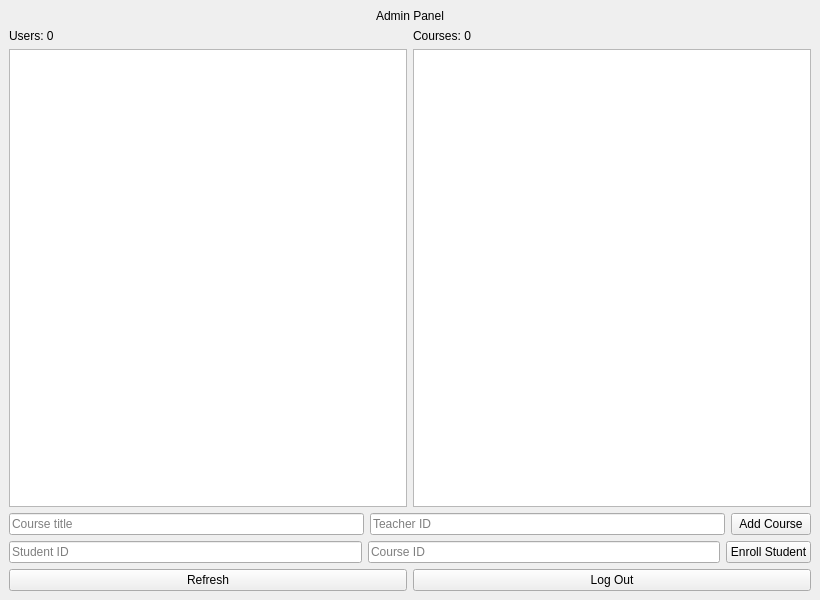
<?xml version="1.0" encoding="UTF-8"?>
<ui version="4.0">
 <class>AdminWindow</class>
 <widget class="QMainWindow" name="AdminWindow">
  <property name="geometry">
   <rect>
    <x>0</x>
    <y>0</y>
    <width>820</width>
    <height>600</height>
   </rect>
  </property>
  <property name="windowTitle">
   <string>Study.Table - Admin</string>
  </property>
  <widget class="QWidget" name="centralwidget">
   <layout class="QVBoxLayout" name="mainLayout">
    <item>
     <widget class="QLabel" name="titleLabel">
      <property name="text">
       <string>Admin Panel</string>
      </property>
      <property name="alignment">
       <set>Qt::AlignCenter</set>
      </property>
     </widget>
    </item>
    <item>
     <layout class="QHBoxLayout" name="statsLayout">
      <item>
       <widget class="QLabel" name="usersCountLabel">
        <property name="text">
         <string>Users: 0</string>
        </property>
       </widget>
      </item>
      <item>
       <widget class="QLabel" name="coursesCountLabel">
        <property name="text">
         <string>Courses: 0</string>
        </property>
       </widget>
      </item>
     </layout>
    </item>
    <item>
     <layout class="QHBoxLayout" name="listsLayout">
      <item>
       <widget class="QListWidget" name="usersListWidget"/>
      </item>
      <item>
       <widget class="QListWidget" name="coursesListWidget"/>
      </item>
     </layout>
    </item>
    <item>
     <layout class="QHBoxLayout" name="addCourseLayout">
      <item>
       <widget class="QLineEdit" name="courseTitleLineEdit">
        <property name="placeholderText">
         <string>Course title</string>
        </property>
       </widget>
      </item>
      <item>
       <widget class="QLineEdit" name="teacherIdLineEdit">
        <property name="placeholderText">
         <string>Teacher ID</string>
        </property>
       </widget>
      </item>
      <item>
       <widget class="QPushButton" name="addCourseButton">
        <property name="text">
         <string>Add Course</string>
        </property>
       </widget>
      </item>
     </layout>
    </item>
    <item>
     <layout class="QHBoxLayout" name="enrollLayout">
      <item>
       <widget class="QLineEdit" name="studentIdLineEdit">
        <property name="placeholderText">
         <string>Student ID</string>
        </property>
       </widget>
      </item>
      <item>
       <widget class="QLineEdit" name="courseIdLineEdit">
        <property name="placeholderText">
         <string>Course ID</string>
        </property>
       </widget>
      </item>
      <item>
       <widget class="QPushButton" name="enrollButton">
        <property name="text">
         <string>Enroll Student</string>
        </property>
       </widget>
      </item>
     </layout>
    </item>
    <item>
     <layout class="QHBoxLayout" name="actionsLayout">
      <item>
       <widget class="QPushButton" name="refreshButton">
        <property name="text">
         <string>Refresh</string>
        </property>
       </widget>
      </item>
      <item>
       <widget class="QPushButton" name="logoutButton">
        <property name="text">
         <string>Log Out</string>
        </property>
       </widget>
      </item>
     </layout>
    </item>
   </layout>
  </widget>
 </widget>
 <resources/>
 <connections/>
</ui>
